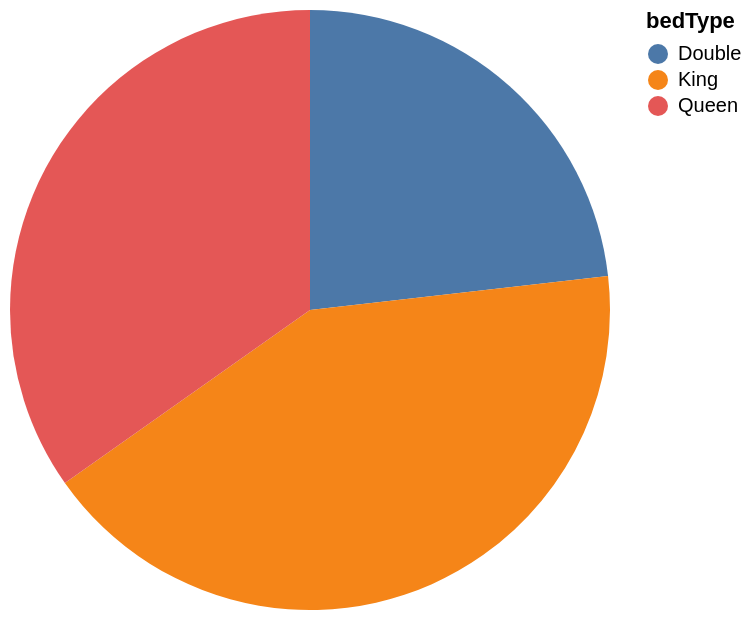

Source (Vega-Lite JSON):
### Vega-Lite specification from a JSON file in a GitHub repository (floating-point values rounded to 4 significant figures)
{"data": {"values": [{"x_data": "Double", "y_data": 100}, {"x_data": "King", "y_data": 181.2}, {"x_data": "Queen", "y_data": 150}]}, "mark": "arc", "encoding": {"theta": {"field": "y_data", "type": "quantitative", "title": "avg(basePrice)"}, "color": {"field": "x_data", "type": "nominal", "title": "bedType"}}}
